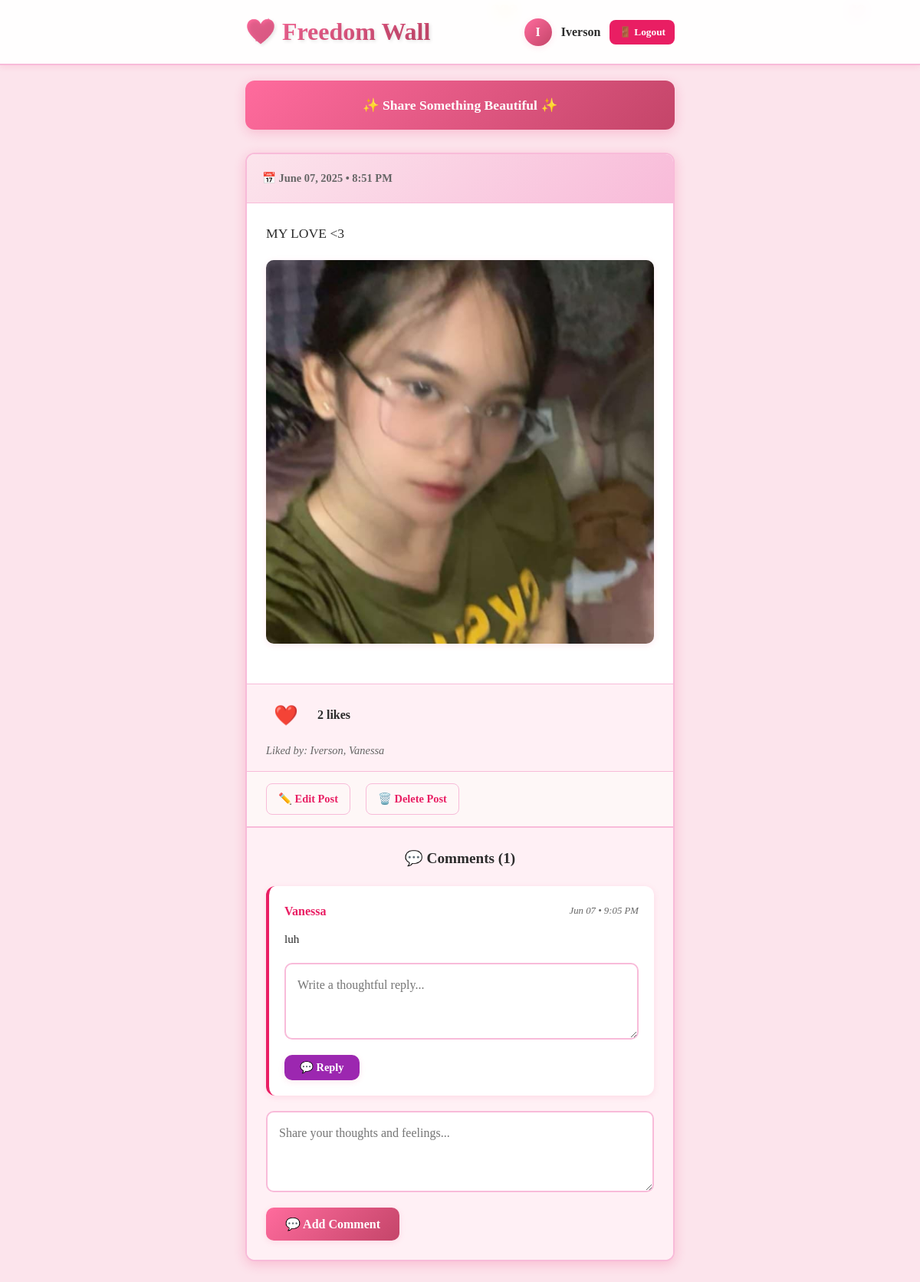
Screenshot of / (signed in) with the database file from the repository.
### posts/models.py (models this page shows, shortened)
class Post(models.Model):
    image = models.ImageField(upload_to='post_images/')
    caption = models.TextField()
    date_posted = models.DateTimeField(auto_now_add=True)
    author = models.ForeignKey(User, on_delete=models.CASCADE, null=True, blank=True)
    likes = models.ManyToManyField(User, related_name='liked_posts', blank=True)
    @property
    def total_likes(self):
        return self.likes.count()

class Comment(models.Model):
    post = models.ForeignKey(Post, related_name='comments', on_delete=models.CASCADE)
    name = models.CharField(max_length=100)
    message = models.TextField()
    parent = models.ForeignKey('self', null=True, blank=True, related_name='replies', on_delete=models.CASCADE)
    date_posted = models.DateTimeField(auto_now_add=True)

### posts/views.py (the view, shortened to what this page needs)
# urls.py: path('', views.home, name='home'),
@login_required
def home(request):
    posts = Post.objects.all().order_by('-date_posted')
    comment_form = CommentForm()
    post_likes_map = {
        post.id: [DISPLAY_NAMES.get(user.username, user.username) for user in post.likes.all()]
        for post in posts
    }
    return render(request, 'posts/home.html', {
        'posts': posts,
        'comment_form': comment_form,
        'current_user': request.user,
        'user_display_name': DISPLAY_NAMES.get(request.user.username, request.user.username),
        'post_likes_map': post_likes_map,
        'display_names': DISPLAY_NAMES,  # ✅ Needed for template tag filter
    })

### posts/forms.py
class CommentForm(forms.ModelForm):
    class Meta:
        model = Comment
        fields = ['message']  # ✅ Only edit message, not name
        widgets = {
            'message': forms.Textarea(attrs={
                'rows': 4,
                'placeholder': 'Update your comment...',
                'style': 'width:100%;border-radius:8px;padding:10px;'
            })
        }

### posts/templatetags/custom_tags.py (called while the page is built)
@register.filter
def get_item(dictionary, key):
    return dictionary.get(key)

### posts/templates/posts/home.html (shortened to what this page needs)
{% load custom_tags %}
<!DOCTYPE html>
<html lang="en">
<head>
</head>
<body>
  <div class="hearts-container"></div>
  <div class="header">
    <div class="header-content">
      <div class="logo">💖 Freedom Wall</div>
      {% if user.is_authenticated %}
        <div class="user-info">
          <div class="user-avatar">
            {% if user.username == 'iverson09' %}I
            {% elif user.username == 'iverson10' %}V
            {% else %}{{ user.username|first|upper }}{% endif %}
          </div>
          <span>
            {% if user.username == 'iverson09' %}Iverson
            {% elif user.username == 'iverson10' %}Vanessa
            {% else %}{{ user.username }}{% endif %}
          </span>
          <form method="POST" action="{% url 'logout' %}" style="display:inline;">
            <button type="submit" class="logout-btn">🚪 Logout</button>
          </form>
        </div>
      {% endif %}
    </div>
  </div>
  <div class="container">
    {% if user.is_authenticated %}
      <a href="{% url 'create_post' %}" class="create-post-btn">
        ✨ Share Something Beautiful ✨
      </a>
    {% endif %}
    {% for post in posts %}
      <div class="post-card">
        <div class="post-header">
          <div class="post-date">📅 {{ post.date_posted|date:"F d, Y • g:i A" }}</div>
        </div>
        <div class="post-content">
          <div class="post-caption">{{ post.caption }}</div>
          {% if post.image %}
            <img src="{{ post.image.url }}" alt="Post Image" class="post-image">
          {% endif %}
        </div>
        <div class="interaction-bar">
          <div class="like-section">
            <button class="like-btn" onclick="toggleLike({{ post.id }})">
              <span id="heart-icon-{{ post.id }}">
                {% if user in post.likes.all %}❤️{% else %}🤍{% endif %}
              </span>
            </button>
            <span class="like-count" id="like-count-{{ post.id }}">
              {{ post.total_likes }} like{{ post.total_likes|pluralize }}
            </span>
          </div>
          <div class="like-names" id="like-names-{{ post.id }}">
            {% if post.likes.all %}
              Liked by:
              {% for liker in post.likes.all %}
                {{ display_names|get_item:liker.username }}{% if not forloop.last %}, {% endif %}
              {% endfor %}
            {% else %}
              Be the first to like this post
            {% endif %}
          </div>
        </div>
        {% if post.author == user %}
          <div class="post-actions">
            <a href="{% url 'edit_post' post.id %}" class="action-link">✏️ Edit Post</a>
            <a href="{% url 'delete_post' post.id %}" class="action-link">🗑️ Delete Post</a>
          </div>
        {% endif %}
        <div class="comments-section">
          <div class="comments-header">💬 Comments ({{ post.comments.count }})</div>
          {% for comment in post.comments.all %}
            {% if not comment.parent %}
              <div class="comment">
                <div class="comment-header">
                  <span class="comment-author">{{ comment.name }}</span>
                  <span class="comment-date">{{ comment.date_posted|date:"M d • g:i A" }}</span>
                </div>
                <div class="comment-message">{{ comment.message }}</div>
                <form method="POST" class="reply-form">
                  <textarea name="message" class="form-textarea" rows="2" placeholder="Write a thoughtful reply..." required></textarea>
                  <button type="submit" class="form-btn reply-btn">💬 Reply</button>
                </form>
              </div>
            {% endif %}
          {% endfor %}
          <form method="POST" class="comment-form">
            <textarea name="message" class="form-textarea" rows="3" placeholder="Share your thoughts and feelings..." required></textarea>
            <button type="submit" class="form-btn">💬 Add Comment</button>
          </form>
        </div>
      </div>
    {% empty %}
      <div class="empty-state">
        <h3>💕 No posts yet</h3>
        <p>Be the first to share something beautiful on the Freedom Wall!</p>
      </div>
    {% endfor %}
  </div>
</body>
</html>

### rows the page displays
Post: date_posted "June 07, 2025 • 8:51 PM", caption "MY LOVE <3", image (picture), total_likes "2", shows "✏️ Edit Post", comments.count "1"
Comment: name "Vanessa", date_posted "Jun 07 • 9:05 PM", message "luh"

### other values shown
{{ display_names|get_item:liker.username }} "Iverson"
{{ display_names|get_item:liker.username }} "Vanessa"
